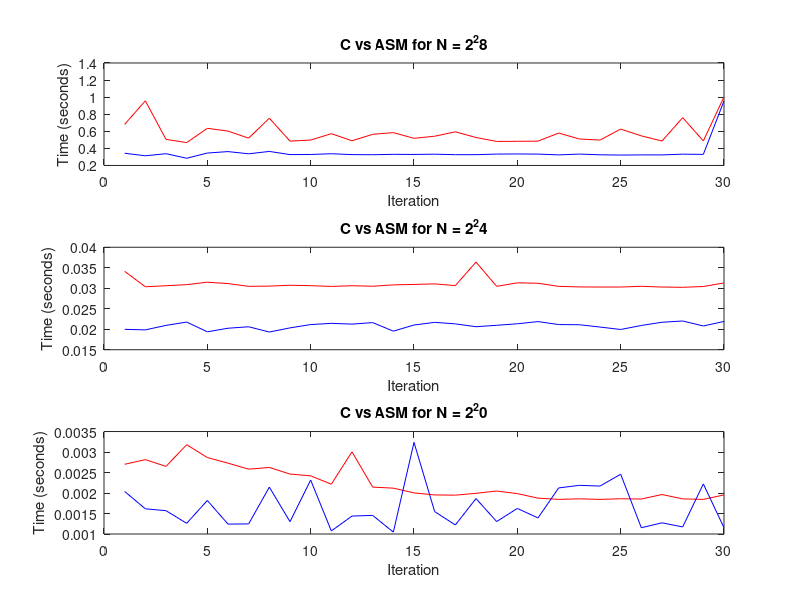

This chart was generated by the following MATLAB code:
%% N = 2^28
iterC = [0.681353800,0.957124300,0.505429200,0.467540400,0.634830300,0.602496000,0.519720400,0.753329700,0.484855600,0.497392400,0.572291800,0.488999400,0.564844300,0.584438700,0.517893300,0.542427300,0.594028800,0.527208500,0.481353600,0.482728500,0.484628300,0.579263800,0.510056100,0.496992900,0.626037500,0.546521300,0.485920700,0.759753100,0.487207800,1.003049900]
iterASM = [0.342862100,0.313295400,0.337710400,0.284281400,0.345451600,0.362310000,0.336527200,0.364302300,0.327229100,0.328561600,0.337209500,0.327021600,0.325604500,0.330207600,0.328950800,0.332066200,0.326269200,0.326223900,0.333264300,0.334701900,0.333055400,0.323760300,0.333146800,0.324830200,0.321735100,0.323816600,0.323431400,0.332156100,0.329702300,0.955659500]
avgC = 0.581324
avgASM = 0.351511

hold on
subplot(3,1,1);
plot((1:30), iterC, 'r-',(1:30), iterASM,'b-');
title("C vs ASM for N = 2\^28");
xlabel("Iteration");
ylabel("Time (seconds)");
hold off


%% N = 2^24
iterASM = [0.019975300, 0.019840400, 0.020939900, 0.021748800, 0.019372300, 0.020244900, 0.020602000, 0.019319200, 0.020330900, 0.021140300, 0.021435600, 0.021249000, 0.021615800, 0.019535900, 0.021027300, 0.021679400, 0.021308200, 0.020616300, 0.020961500, 0.021331500, 0.021863800, 0.021143300, 0.021099500, 0.020534700, 0.019939100, 0.020918000, 0.021706200, 0.022013900, 0.020799100, 0.021896300]
iterC = [0.034131400, 0.030358200, 0.030612100, 0.030877200, 0.031471500, 0.031138900, 0.030464400, 0.030525200, 0.030732600, 0.030630700, 0.030441800, 0.030612200, 0.030489700, 0.030821500, 0.030931100, 0.031065100, 0.030644000, 0.036386100, 0.030460900, 0.031318400, 0.031214900, 0.030454200, 0.030326700, 0.030291900, 0.030295200, 0.030474500, 0.030293700, 0.030226300, 0.030423700, 0.031293100]
avgC = 0.030980
avgASM = 0.020873

hold on
subplot(3,1,2);
plot((1:30), iterC, 'r-',(1:30), iterASM,'b-');
title("C vs ASM for N = 2\^24");
xlabel("Iteration");
ylabel("Time (seconds)");
hold off

%% N = 2^20
iterC = [0.002700900 ,0.002814900 ,0.002648700 ,0.003179200 ,0.002865500 ,0.002728300 ,0.002582100 ,0.002623700 ,0.002462400 ,0.002418800 ,0.002215400 ,0.003004900 ,0.002143800 ,0.002118700 ,0.002003100 ,0.001952800 ,0.001947900 ,0.001992300 ,0.002048600 ,0.001985600 ,0.001875100 ,0.001845000 ,0.001857700 ,0.001844900 ,0.001859800 ,0.001853100 ,0.001963400 ,0.001857100 ,0.001844700 ,0.001953100]
iterASM = [0.002037800 ,0.001614600 ,0.001569100 ,0.001260700 ,0.001818300 ,0.001241200 ,0.001246400 ,0.002144100 ,0.001300700 ,0.002315900 ,0.001074500 ,0.001438200 ,0.001453800 ,0.001046600 ,0.003235600 ,0.001546700 ,0.001220600 ,0.001864200 ,0.001303600 ,0.001623700 ,0.001392500 ,0.002124100 ,0.002187300 ,0.002169700 ,0.002457900 ,0.001153000 ,0.001272600 ,0.001172400 ,0.002221700 ,0.001153700]
avgC = 0.002240
avgASM = 0.001655

hold on
subplot(3,1,3);
plot((1:30), iterC, 'r-',(1:30), iterASM,'b-');
title("C vs ASM for N = 2\^20");
xlabel("Iteration");
ylabel("Time (seconds)");
hold off
